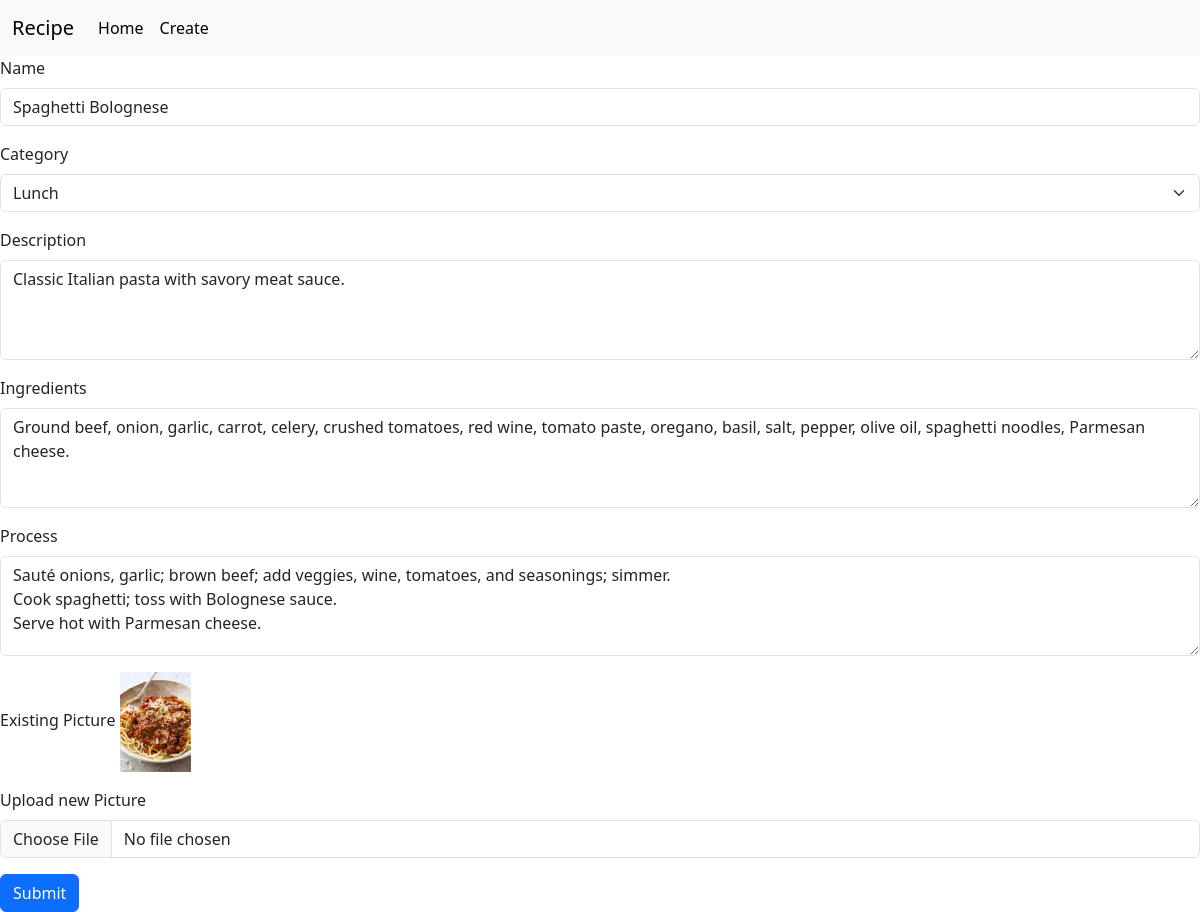
The page /edit/11/ on the database its author committed.
### project/models.py (models this page shows)
class Recipe(models.Model):
    name = models.CharField(max_length=200)
    category = models.CharField(max_length=200)
    description = models.TextField()
    process = models.TextField()
    ingredients = models.TextField()
    picture = models.ImageField(upload_to='images/')

### project/views.py (the view, shortened to what this page needs)
# urls.py: path('edit/<int:pk>/', edit, name='edit'),
def edit(request,pk):
    recipe_obj = Recipe.objects.get(id=pk)
    data = {'recipe': recipe_obj}
    return render(request, 'edit.html', context=data)

### templates/edit.html (shortened to what this page needs)
<!DOCTYPE html>
<html lang="en">
<head>
    <link href="https://cdn.jsdelivr.net/npm/bootstrap@5.3.3/dist/css/bootstrap.min.css" rel="stylesheet">
</head>
<body>
    {% include 'nav.html' %}
    <form method = "POST" enctype="multipart/form-data">
        <div class="mb-3">
          <label for="name" class="form-label">Name</label>
          <input type="text" class="form-control" id="name" value="{{recipe.name}}" name="name">
        </div>
        <div class="mb-3">
            <label for="category" class="form-label">Category</label>
            <select class="form-select" name="category" aria-label="Default select example">
                {% if recipe.category == 'Breakfast' %}
                    <option selected value="Breakfast">Breakfast</option>
                    <option value="Lunch">Lunch</option>
                    <option value="Dinner">Dinner</option>
                    <option value="Desert">Desert</option>
                    <option value="Snacks">Snacks</option>
                    <option value="Side Dish">Side Dish</option>
                {% elif recipe.category == 'Lunch' %}
                    <option selected value="Lunch">Lunch</option>
                {% endif %}
              </select>
        </div>
        <div class="mb-3">
          <label for="description" class="form-label">Description</label>
          <textarea class="form-control" name="description" id="description" style="height: 100px">{{recipe.description}}</textarea>
        </div>
        <div class="mb-3">
          <label for="ingredients" class="form-label">Ingredients</label>
          <textarea class="form-control" name="ingredients" id="ingredients" style="height: 100px">{{recipe.ingredients}}</textarea>
        </div>
        <div class="mb-3">
          <label for="process" class="form-label">Process</label>
          <textarea class="form-control" name="process" id="process" style="height: 100px">{{recipe.process}}</textarea>
        </div>
        <div class="mb-3">
            <label for="existing_picture" class="form-label">Existing Picture</label>
            <img src="{{ recipe.picture.url }}" alt="Recipe Picture" style="height: 100px">
        </div>
        <div class="mb-3">
          <label for="picture" class="form-label">Upload new Picture</label>
          <input type="file" class="form-control" name="picture" id="picture">
        </div>
        <button type="submit" class="btn btn-primary">Submit</button>
      </form>
</body>
</html>

### rows shown on the page
Recipe: name "Spaghetti Bolognese", category "Lunch", description "Classic Italian pasta with savory meat sauce.", ingredients "Ground beef, onion, garlic, carrot, celery, crushed tomatoes, red wine, tomato paste, oregano, basil, salt, pepper, olive oil, spaghetti noodles, Parmesan cheese.", process "Sauté onions, garlic; brown beef; add veggies, wine, tomatoes, and seasonings; simmer. Cook spaghetti; toss with Bolognese sauce. Serve hot with Parmesan cheese.", picture (picture)
